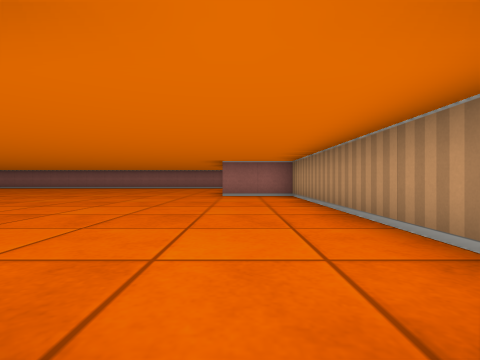
[1] (above)

20 first-person views from a walk through a cub3D level. The camera is about half as high as the walls, looks level and sees 85° across. The floor is counted in squares. Each view is taken from the middle of a square. On the plan, view 1 faces up. The plan holds only what a view shows up to about 9 squares ahead; the rest is blank.

[2]
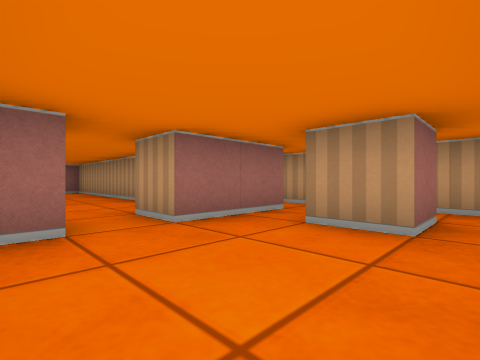

[3]
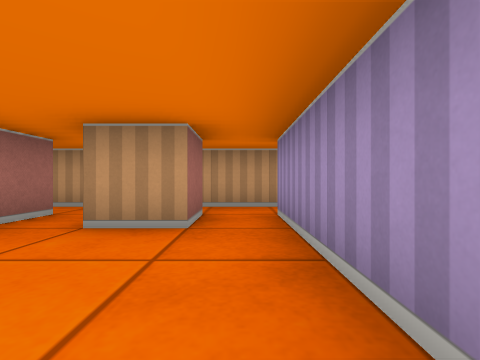

[4]
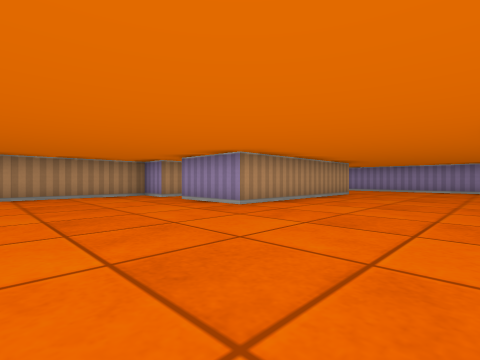

[5]
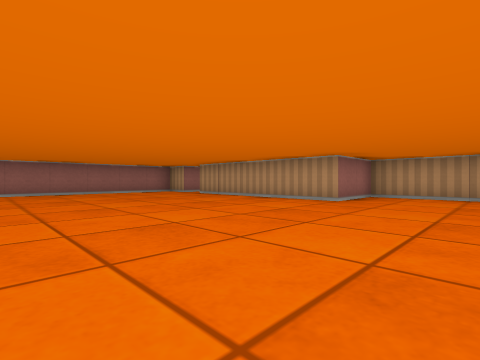

[6]
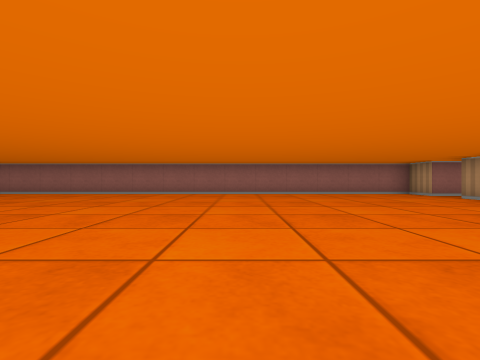

[7]
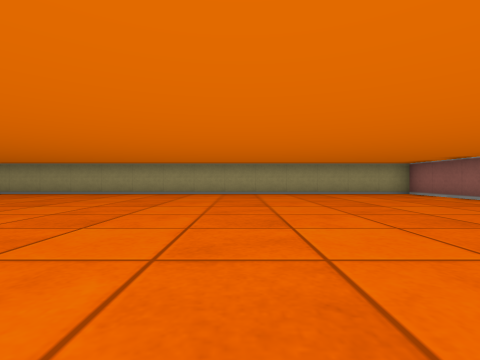

[8]
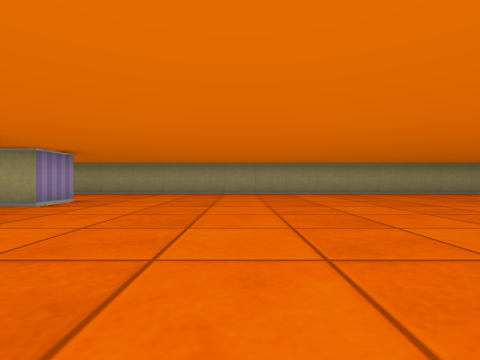

[9]
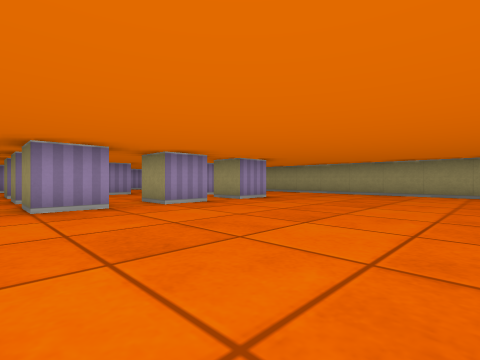

[10]
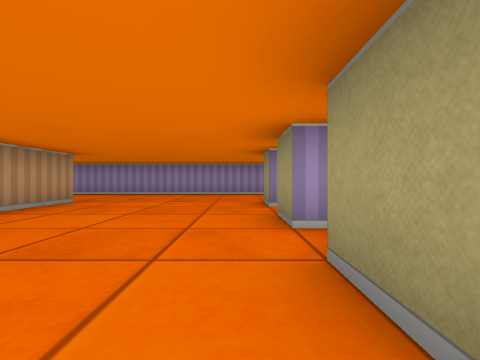

[11]
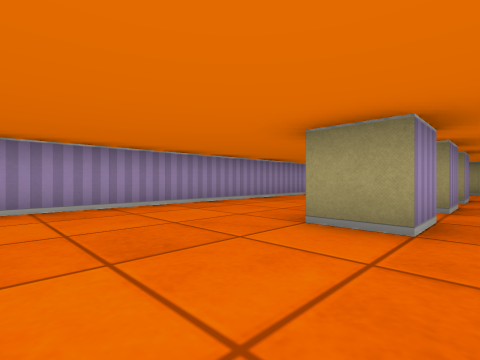

[12]
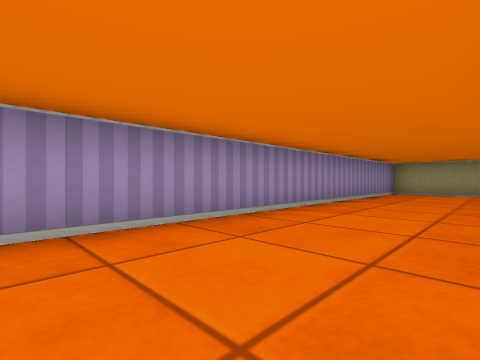

[13]
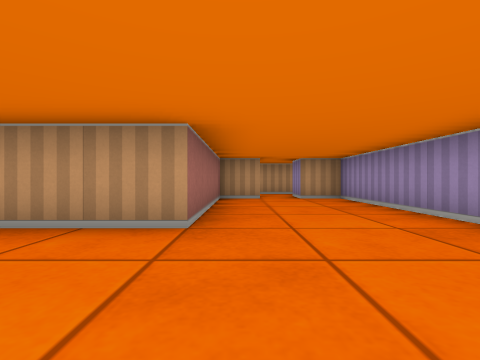

[14]
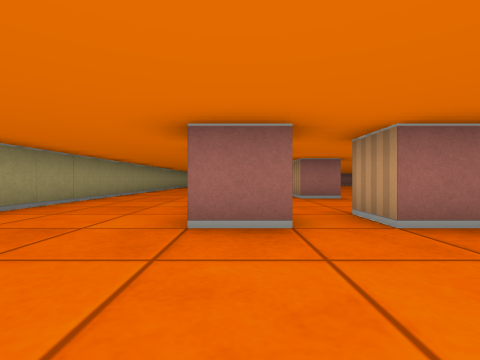

[15]
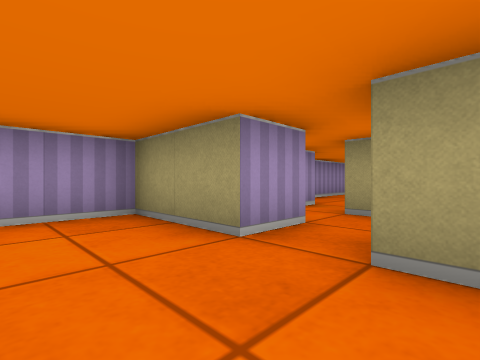

[16]
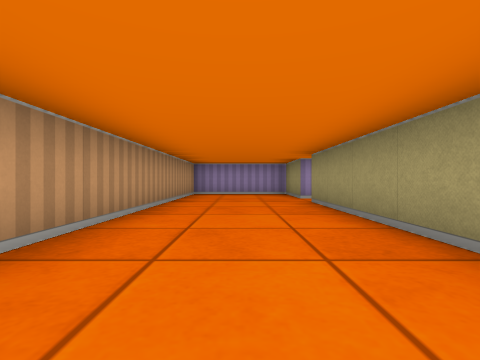

[17]
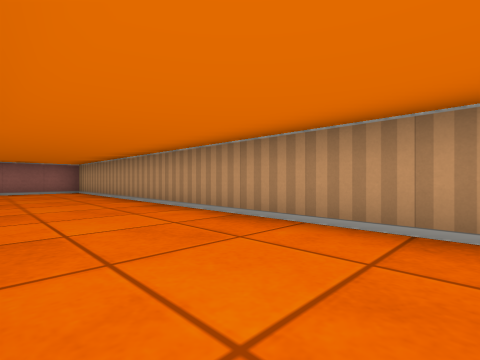

[18]
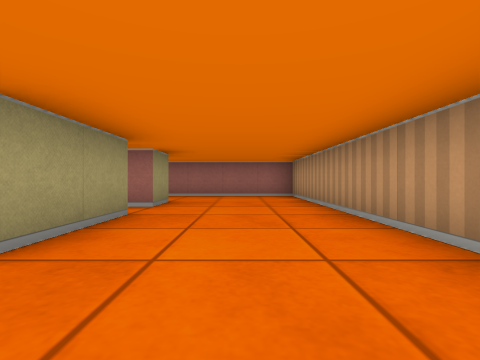

[19]
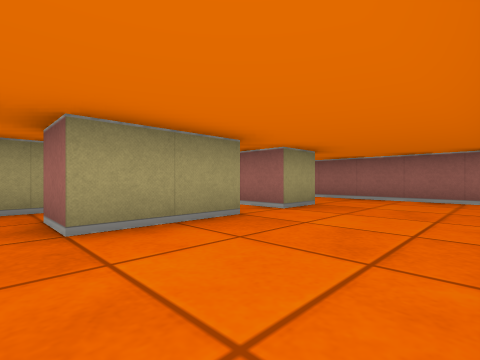

[20]
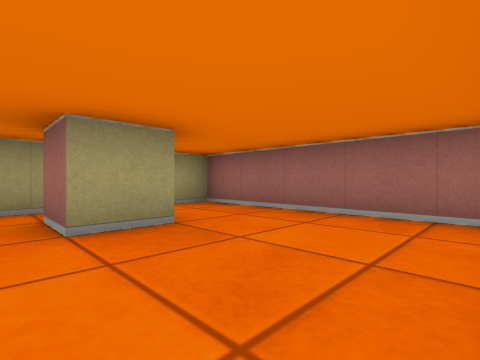

### Floor plan
Points are (right, up) in squares from view 1. A wall is a line through its corners. A room is listed if a view was taken in it or the views show most of it. See-through windows are left out.
Room 1 (views 1, 2, 3)
walls: (2.5, -2.5) (1.5, -2.5) (1.5, -1.5); (-0.4, -0.5) (-1, -0.5); (-0.5, -3.5) (2.5, -3.5); (2.5, -0.5) (0.5, -0.5) (0.5, 0.5); (3.5, -0.4) (3.5, 0.2); (3.5, -3.8) (3.5, -2.2)
ways out: opening at (0, 0) to room 2; opening at (3, -4) to room 4; opening at (3, 0) to room 5
Room 2 (views 4, 5, 6, 7, 8, 9, 10, 11, 12, 13, 14)
walls: (-7.5, 0.5) (-6.5, 0.5) (-6.5, -0.5); (-8.5, 0.5) (-8.5, -0.5) (-9.5, -0.5) (-9.5, 0.5) (-8.5, 0.5); (-6.5, -1.5) (-6.5, -2.5); (-11.6, 0.5) (-10.5, 0.5) (-10.5, -0.5); (-7.5, -3.5) (-6.5, -3.5) (-6.5, -4.5); (0.5, 0.5) (1.5, 0.5) (1.5, 7.5) (-0.5, 7.5) (-0.5, 12.5); (-8.6, -4.5) (-9.5, -4.5) (-9.5, -3.5) (-8.5, -3.5); (-11.4, -3.5) (-10.6, -3.5); (-10.4, -4.5) (-11.5, -4.5); (-14.5, -5.4) (-14.5, -7.5) (1.5, -7.5) (1.5, -6.5); (0.4, 13.5) (-0.5, 13.5) (-0.5, 14.5) (-14.5, 14.5) (-14.5, -3.8); (1.5, -5.5) (1.5, -4.5) (-2.5, -4.5) (-2.5, 0.5) (-0.5, 0.5)
ways out: opening at (0, 0) to room 1; opening at (2, -6) to room 4
Room 3 (views 15, 16, 17, 18, 19, 20)
walls: (4.5, -0.6) (4.5, -4.5); (4.5, 3.5) (4.5, 1.5); (4.5, 5.5) (4.5, 4.5) (3.5, 4.5); (2.5, 4.8) (2.5, 4.1); (4.5, -5.5) (4.5, -7.5) (7.5, -7.5) (7.5, 7.5) (2.5, 7.5) (2.5, 6.6)
ways out: opening at (4, -5) to room 4; opening at (3, 2.5) to room 5; opening at (4, 1) to room 5
Room 4 (no view inside)
walls: (3.5, -6.8) (3.5, -5.5) (4.5, -5.5); (1.5, -6.5) (2.5, -6.5)
ways out: opening at (3, -4) to room 1; opening at (2, -6) to room 2; opening at (4, -5) to room 3
Room 5 (no view inside)
walls: (2.5, 1.8) (2.5, 1.1); (4.5, 1.5) (3.5, 1.5)
ways out: opening at (3, 0) to room 1; opening at (3, 2.5) to room 3; opening at (4, 1) to room 3

Positions as (right, up) in squares from view 1, and headings:
1: (0, 0), facing up
2: (-1, -3), facing up-right
3: (-1, -3), facing right
4: (-6, 4), facing down-right
5: (-6, 5), facing up-right
6: (-6, 6), facing up
7: (-6, 9), facing left
8: (-6, 4), facing left
9: (-6, 5), facing down-left
10: (-6, 1), facing down
11: (-4, -3), facing down-left
12: (-5, -5), facing down-left
13: (-5, -5), facing right
14: (-11, -7), facing up
15: (6, -4), facing down-left
16: (6, 1), facing down
17: (5, -3), facing up-right
18: (6, 0), facing up
19: (7, 1), facing up-left
20: (7, 4), facing up-left
